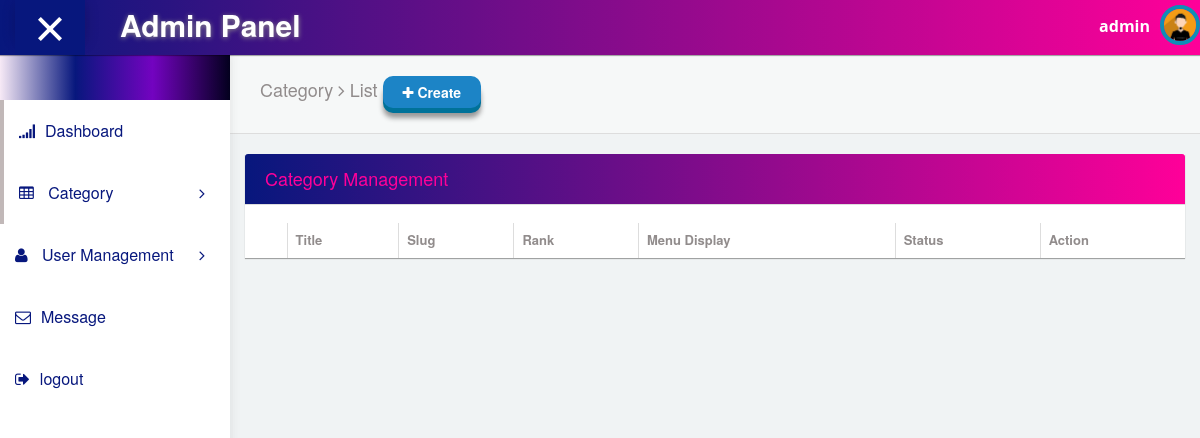
Before: /backend/category/list (signed in) with the older database file.
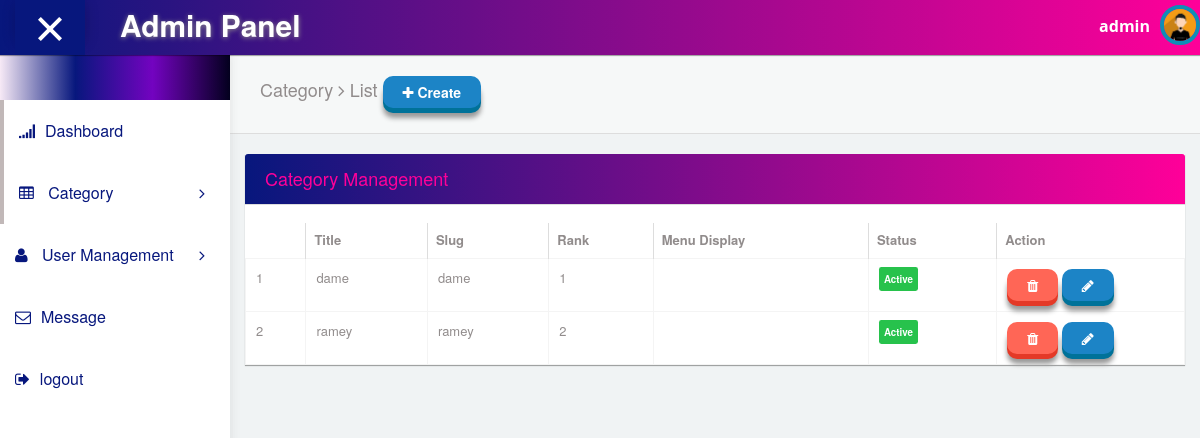
After: the same page with the newer database file.
### newsportal/models.py (models this page shows, shortened)
class Category(Cat):
    objects=CategoryManager()
    class Meta:
        db_table='category'

### newsportal/views.py (the view)
# urls.py: path('list',views.list_category, name='list_category'),
@login_required(login_url='signin')
def list_category(request):
    category = Category.objects.all()
    context = {
        'categories': category
    }
    return render(request, 'backend/category/list.html',context )

### templates/backend/category/list.html (shortened to what this page needs)
{% extends "backend/master/master.html" %}
{% block content %}
<div id="content">
        <div class="panel box-shadow-none content-header">
          <div class="panel-body">
            <div class="col-md-12">
                <h4 class="animated fadeInLeft">
                    Category <span class="fa-angle-right fa"></span> List
                    <a href="{% url 'create_category' %}" class="btn btn-3d btn-primary"><span class="fa fa-plus"></span> Create</a>
                </h4>
            </div>
          </div>
        </div>
        <div class="form-element">
          <div class="col-md-12 padding-0">
            <div class="col-md-12">
              <div class="panel form-element-padding">
                <div class="panel-heading">
                 <h4>Category Management</h4>
                </div>
                <br/>
                    <table class="table table-bordered" id="list_table">
                        <thead>
                          <tr>
                            <th></th>
                            <th>Title</th>
                            <th>Slug</th>
                            <th>Rank</th>
                            <th>Menu Display</th>
                            <th>Status</th>
                            <th>Action</th>
                          </tr>
                        </thead>
                     <tbody>
                          {%for category in categories %}
                          <tr>
                            <td>{{ forloop.counter }}</td>
                            <td>{{category.title}}</td>
                            <td>{{category.slug}}</td>
                            <td>{{category.rank}}</td>
                            <td>{{category.menu_display}}</td>
                            <td>
                              {%if category.status == 1 %}
                              <span class="label label-success">Active</span>
                              {% else %}
                              <span class="label label-warning">De Active</span>
                              {% endif %}
                            </td>
                            <td width="20%">
                              <a href="" class="btn btn-3d btn-danger" data-toggle="modal" data-target="#myModal_{{category.id}}"><i class="fa fa-trash"></i></a>
                              <a href="{% url 'edit_category'  category.id %}" class="btn btn-3d btn-primary"><i class="fa fa-pencil"></i></a>
                            </td>
                          </tr>
                          {% endfor %}
                        </tbody>
                       </table>
              </div>
            </div>
          </div>
      </div>
    </div>
{% endblock %}

### templates/backend/master/master.html (shortened to what this page needs)
<!DOCTYPE html>
{% load static %}
<html lang="en">
<head>
  <link rel="stylesheet" type="text/css" href="{% static 'asset/css/bootstrap.min.css' %}">
  <link rel="stylesheet" type="text/css" href="{% static 'asset/css/plugins/font-awesome.min.css' %}"/>
  <link rel="stylesheet" type="text/css" href="{% static 'asset/css/plugins/datatables.bootstrap.min.css' %}"/>
  <link rel="stylesheet" type="text/css" href="{% static 'asset/css/plugins/animate.min.css' %}"/>
  <link rel="stylesheet" type="text/css" href="{% static 'asset/css/plugins/nouislider.min.css' %}"/>
  <link rel="stylesheet" type="text/css" href="{% static 'asset/css/plugins/select2.min.css' %}"/>
  <link rel="stylesheet" type="text/css" href="{% static 'asset/css/plugins/ionrangeslider/ion.rangeSlider.css' %}"/>
  <link rel="stylesheet" type="text/css" href="{% static 'asset/css/plugins/ionrangeslider/ion.rangeSlider.skinFlat.css' %}"/>
  <link rel="stylesheet" type="text/css" href="{% static 'asset/css/plugins/bootstrap-material-datetimepicker.css' %}"/>
  <link href="{% static 'asset/css/style.css' %}" rel="stylesheet">
</head>
<body id="mimin" class="dashboard">
        <nav class="navbar navbar-default header navbar-fixed-top">
          <div class="col-md-12 nav-wrapper">
            <div class="navbar-header" style="width:100%;">
              <div class="opener-left-menu is-open">
                <span class="bottom"></span>
              </div>
                <a href="{% url 'dashboard' %}" class="navbar-brand">
                 <b>Admin Panel</b>
                </a>
              <ul class="nav navbar-nav search-nav">
                <li>
                   <div class="search">
                  </div>
                </li>
              </ul>
              <ul class="nav navbar-nav navbar-right user-nav">
                <li class="user-name"><span>{{request.user.username}} </span></li>
                <li class="dropdown avatar-dropdown">
                    <img src="/static/asset/img/avatar.jpg" class="img-circle avatar" alt="user name" data-toggle="dropdown" aria-haspopup="true" aria-expanded="true"/>
                 </li>
              </ul>
            </div>
          </div>
        </nav>
      <div class="container-fluid mimin-wrapper">
            <div id="left-menu">
              <div class="sub-left-menu scroll">
                <ul class="nav nav-list">
                    <li><div class="left-bg"></div></li>
                    <li class="active ripple">
                      <a href=""><span class="fa-signal fa"></span>Dashboard</a>
                    </li>
                    <li class="active ripple">
                        <a class="tree-toggle nav-header">
                          <span class="fa fa-table "></span> Category
                          <span class="fa-angle-right fa right-arrow text-right"></span>
                        </a>
                      </li>
                        <li class="ripple">
                          <a class="tree-toggle nav-header">
                            <span class="fa fa-user"></span> User Management
                            <span class="fa-angle-right fa right-arrow text-right"></span>
                          </a>
                        </li>
                    <li class="ripple">
                        <a href=""><span class="fa fa-envelope-o"></span>Message</a>
                      </li>
                      <li class="ripple">
                          <a href=""><span class="fa-sign-out fa"></span>logout</a>
                        </li>
                  </ul>
                </div>
            </div>
          {% block content %}
               {% endblock %}
      </div>
</body>
</html>

Changed rows visible on the page:
added Category: title "dame", slug "dame", rank "1", status "Active"
added Category: title "ramey", slug "ramey", rank "2", status "Active"
